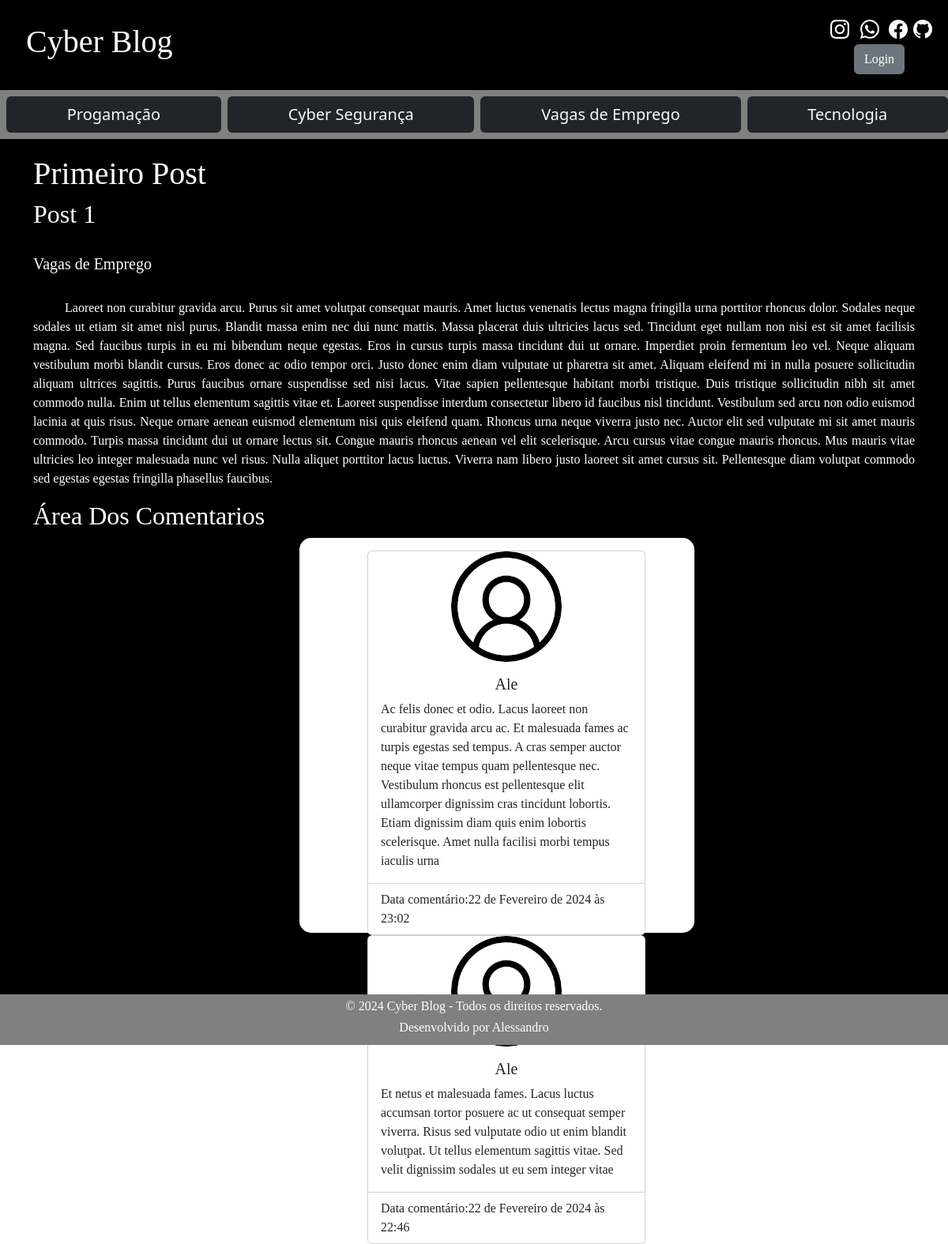
Page /home/primeiro-post on the committed database.
### cyberblog/models.py (models this page shows, shortened)
class Publicar(models.Model):
    id = models.AutoField(primary_key=True)
    titulo = models.TextField(max_length=200, unique=True)
    autor = models.TextField()
    subtitulo = models.TextField()
    categoria = models.TextField()
    resumo = models.TextField()
    publicado_em = models.DateField(auto_now_add=True)
    conteudo = models.TextField()
    imagem = models.ImageField(upload_to='imagens')
    slug = models.SlugField(max_length=180, unique=True, blank=True, null=True )

class Comentario(models.Model):
    post = models.ForeignKey(Publicar, related_name='comentarios', on_delete=models.PROTECT)
    autor = models.CharField(max_length=200)
    conteudo= models.TextField()
    publicado_em= models.DateTimeField(auto_now_add=True)
    class Meta:
        ordering = ['-publicado_em']

### cyberblog/views.py (the view, shortened to what this page needs)
# urls.py: path('home/<slug:slug>', views.post_view, name='post'),
def post_view(request, slug):
    post = Publicar.objects.get(slug=slug)
    return render(request, 'post.html', {'post':post})

### cyberblog/templates/post.html (shortened to what this page needs)
{% extends "base.html" %} {% load static %}
{% block title %} {{ post.titulo }} {% endblock title %} {% block conteudo %}
<div class="container-xl">
  <h1>{{ post.titulo }}</h1>
  <h2>{{ post.subtitulo}}</h2>
  <br />
  <h5>{{ post.categoria}}</h5>
  <br />
  <p>{{ post.conteudo }}</p>
  <h2>Área Dos Comentarios</h2>
</div>
<div class="div2 p-3">
  {% for comentario in post.comentarios.all %}
    <div class="card ms-4" style="width: 22rem;">
      <img
      />
      <div class="card-body">
        <h5 align="center" class="card-title">{{ comentario.autor }}</h5>
        <p class="card-text">{{ comentario.conteudo }}</p>
      </div>
      <ul class="list-group list-group-flush">
        <li class="list-group-item">
          Data comentário:{{ comentario.publicado_em }}
        </li>
      </ul>
    </div>
  {% endfor %}
</div>
{% endblock %}

### cyberblog/templates/base.html (shortened to what this page needs)
<!DOCTYPE html>
<html lang="pt-br">
  <head>
    {% load static %}
    <link
      href="https://cdn.jsdelivr.net/npm/bootstrap@5.3.2/dist/css/bootstrap.min.css"
      rel="stylesheet"
    />
    <link
      rel="stylesheet"
      href="https://cdn.jsdelivr.net/npm/bootstrap-icons@1.11.3/font/bootstrap-icons.min.css"
    />
    <link rel="stylesheet" href="{% static 'css/blog.css' %}" />
    <link rel="stylesheet" href="{% static 'css/post.css' %}" />
  </head>
  <body>
    <header>
      <a
        class="btn btn-dark"
        style="background-color: black; border-color: black"
        href="/home"
        role="Login"
        ><h1>Cyber Blog</h1></a
      >
      <div align="center">
        <a href="#"
          ><i
            class="bi bi-instagram"
            style="font-size: x-large; color: white; padding: 0px 5px"
          ></i
        ></a>
        <a href="#"
          ><i
            class="bi bi-whatsapp"
            style="font-size: x-large; color: white; padding: 0px 5px"
          ></i
        ></a>
        <a href="#"
          ><i
            class="bi bi-facebook"
            style="font-size: x-large; color: white; padding: 0px 3px"
          ></i
        ></a>
        <a href="#"
          ><i class="bi bi-github" style="font-size: x-large; color: white"></i
        ></a>
        <br />
        {% if request.user.is_authenticated %}
        <div class="mb-2">
          <span>Olá, {{ request.user.username }}</span>
        </div>
        <a class="btn btn-secondary" href="/publicar" role="Postar">Postar</a>
        <a href="/deslogar" class="btn btn-secondary">Deslogar</a>
        {% else %}
        <a class="btn btn-secondary" href="/login" role="Login">Login</a>
        {% endif %}
      </div>
    </header>
    <nav class="nav nav-pills flex-column flex-sm-row justify-content-around">
      <a
        class="flex-sm-fill text-sm-center text-light fs-5 bg-dark nav-link ms-2 mb-2 mt-2"
        aria-current="page"
        href="/programação"
        >Progamação</a
      >
      <a
        class="flex-sm-fill text-sm-center text-light fs-5 bg-dark nav-link ms-2 mb-2 mt-2"
        aria-current="page"
        href="/cyber-segurança"
        >Cyber Segurança</a
      >
      <a
        class="flex-sm-fill text-sm-center text-light fs-5 bg-dark nav-link ms-2 mb-2 mt-2"
        aria-current="page"
        href="/vagas-de-emprego"
        >Vagas de Emprego</a
      >
      <a
        class="flex-sm-fill text-sm-center text-light fs-5 bg-dark nav-link ms-2 mb-2 mt-2"
        aria-current="page"
        href="/tecnologia"
        >Tecnologia</a
      >
    </nav>
    <div class="container-fluid">{% block conteudo %} {% endblock %}</div>
    <footer>
      <h6>© 2024 Cyber Blog - Todos os direitos reservados.</h6>
      <h6>Desenvolvido por Alessandro</h6>
    </footer>
  </body>
</html>

### cyberblog/static/css/blog.css (style rules this page uses)
* { margin: 0; padding: 0; box-sizing: border-box; }
header { display: flex; flex-direction: row; justify-content: space-between; align-items: center; background-color: black; color: white; padding: 20px; font-family: JetBrains Mono; }
nav { position: static; background-color: grey; height: auto; width: auto; }
.container-fluid { display: flex; flex-direction: row; justify-content: space-around; flex-wrap: wrap; align-items: flex-start; background-color: black; width: auto; height: auto; padding: 20px; font-family: JetBrains Mono; }
footer { text-align: center; position: relative; bottom: 0; padding: 5px; width: 100%; height: 5%; background-color: black; color: white; font-family: JetBrains Mono; background-color: grey; }

### cyberblog/static/css/post.css (style rules this page uses)
.container-xl { display: flex; flex-direction: column; justify-content: flex-start; flex-wrap: wrap; background-color: black; height: auto; font-family: JetBrains Mono; color: white; }
.container-xl p { text-align: justify; text-indent: 40px; }
.div2 { background-color: white; color: black; height:500px; width: 500px; margin-bottom: 5%; display: flex; flex-direction: row; justify-content: space-evenly; flex-wrap: wrap; align-items: center; border-radius: 15px; margin-left: 5%; }
img { width: 40%; margin-left: 30%; border-radius: 50%; font-family: JetBrains Mono; }

### rows in the picture
Publicar: titulo "Primeiro Post", subtitulo "Post 1", categoria "Vagas de Emprego", conteudo "Laoreet non curabitur gravida arcu. Purus sit amet volutpat consequat mauris. Amet luctus venenatis lectus magna fringilla urna porttitor rhoncus dolor. Sodales neque sodales ut etiam sit amet nisl purus. Blandit massa enim nec dui nunc mattis. Massa placerat duis ultricies lacus sed. Tincidunt eget nullam non nisi est sit amet facilisis magna. Sed faucibus turpis in eu mi bibendum neque egestas. Eros in cursus turpis massa tincidunt dui ut ornare. Imperdiet proin fermentum leo vel. Neque aliquam vestibulum morbi blandit cursus. Eros donec ac odio tempor orci. Justo donec enim diam vulputate ut pharetra sit amet. Aliquam eleifend mi in nulla posuere sollicitudin aliquam ultrices sagittis.…"
Comentario: autor "Ale", conteudo "Ac felis donec et odio. Lacus laoreet non curabitur gravida arcu ac. Et malesuada fames ac turpis egestas sed tempus. A cras semper auctor neque vitae tempus quam pellentesque nec. Vestibulum rhoncus est pellentesque elit ullamcorper dignissim cras tincidunt lobortis. Etiam dignissim diam quis enim lobortis scelerisque. Amet nulla facilisi morbi tempus iaculis urna", publicado_em "22 de Fevereiro de 2024 às 23:02"
Comentario: autor "Ale", conteudo "Et netus et malesuada fames. Lacus luctus accumsan tortor posuere ac ut consequat semper viverra. Risus sed vulputate odio ut enim blandit volutpat. Ut tellus elementum sagittis vitae. Sed velit dignissim sodales ut eu sem integer vitae", publicado_em "22 de Fevereiro de 2024 às 22:46"
